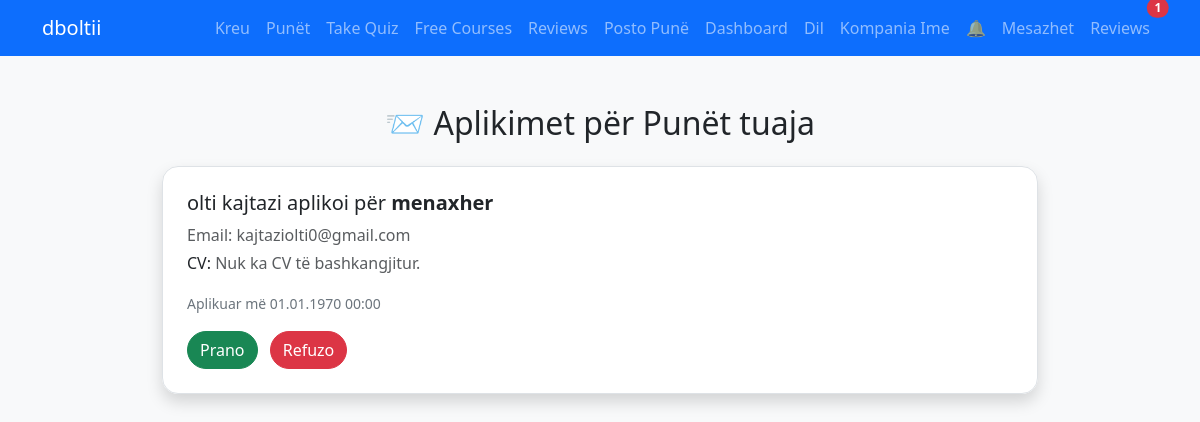
/review.php (signed in), run on the app's committed database.
### tables this page shows
CREATE TABLE `applications` (
  `id` int(11) NOT NULL,
  `user_id` int(11) NOT NULL,
  `job_title` varchar(255) NOT NULL,
  `full_name` varchar(255) NOT NULL,
  `email` varchar(255) NOT NULL,
  `cv_text` text NOT NULL,
  `phone` varchar(50) DEFAULT NULL,
  `cover_letter` text DEFAULT NULL,
  `submitted_at` timestamp NOT NULL DEFAULT current_timestamp(),
  `applied_at` varchar(255) DEFAULT NULL,
  `job_id` int(11) DEFAULT NULL,
  `status` varchar(20) DEFAULT 'pending'
);

CREATE TABLE `jobs` (
  `id` int(11) NOT NULL,
  `user_id` int(11) NOT NULL,
  `title` varchar(255) NOT NULL,
  `city` varchar(50) NOT NULL,
  `status` varchar(10) NOT NULL DEFAULT 'open',
  `phone` varchar(30) DEFAULT NULL,
  `description` text DEFAULT NULL,
  `created_at` timestamp NOT NULL DEFAULT current_timestamp(),
  `contact` varchar(9) DEFAULT NULL,
  `category` int(255) DEFAULT NULL,
  `image` varchar(255) DEFAULT NULL,
  `salary` varchar(50) NOT NULL
);

### review.php (the view, shortened to what this page needs)
<?php
include('inc/db.php');
$user_id = $_SESSION['user_id'];
$sql = "SELECT a.id AS application_id, a.full_name, a.email, a.cv_text, a.applied_at,
               j.title AS job_title
        FROM applications a
        JOIN jobs j ON a.job_id = j.id
        WHERE j.user_id = ? AND (a.status IS NULL OR a.status = 'pending')
        ORDER BY a.applied_at DESC";
$stmt = $conn->prepare($sql);
$stmt->bind_param("i", $user_id);
$stmt->execute();
$result = $stmt->get_result();
include('inc/header.php');
?>
<div class="container mt-5" style="max-width: 900px;">
  <h2 class="mb-4 text-center">📨 Aplikimet për Punët tuaja</h2>
  <?php if ($result && $result->num_rows > 0): ?>
    <div class="list-group shadow rounded-4">
      <?php while($row = $result->fetch_assoc()): ?>
        <div class="list-group-item p-4">
          <h5 class="mb-2">
            <?php echo htmlspecialchars($row['full_name']); ?> aplikoi për
            <strong><?php echo htmlspecialchars($row['job_title']); ?></strong>
          </h5>
          <p class="mb-1 text-muted">Email: <?php echo htmlspecialchars($row['email']); ?></p>
          <p class="mb-3">
            CV:
            <?php
              $cv = trim($row['cv_text']);
              echo $cv ? nl2br(htmlspecialchars($cv)) : '<span class="text-muted">Nuk ka CV të bashkangjitur.</span>';
            ?>
          </p>
          <small class="text-secondary">
            Aplikuar më <?php echo date('d.m.Y H:i', strtotime($row['applied_at'])); ?>
          </small>
          <div class="mt-3">
            <button class="btn btn-success rounded-pill me-2 action-btn" data-action="accept" data-id="<?php echo $row['application_id']; ?>" data-email="<?php echo htmlspecialchars($row['email']); ?>">Prano</button>
            <button class="btn btn-danger rounded-pill action-btn" data-action="decline" data-id="<?php echo $row['application_id']; ?>" data-email="<?php echo htmlspecialchars($row['email']); ?>">Refuzo</button>
          </div>
        </div>
      <?php endwhile; ?>
    </div>
  <?php else: ?>
    <div class="alert alert-info">Nuk ka aplikime për punët e tua ende.</div>
  <?php endif; ?>
</div>
<?php include('inc/footer.php'); ?>

### css/style.css (style rules this page uses)
body { background-color: #f8f9fa; }

### data on the page
applications: full_name "olti kajtazi", job.title "menaxher", email "kajtaziolti0@gmail.com", cv_text "Nuk ka CV të bashkangjitur.", applied_at "01.01.1970 00:00"

### other printed values
$new_applications "1"
